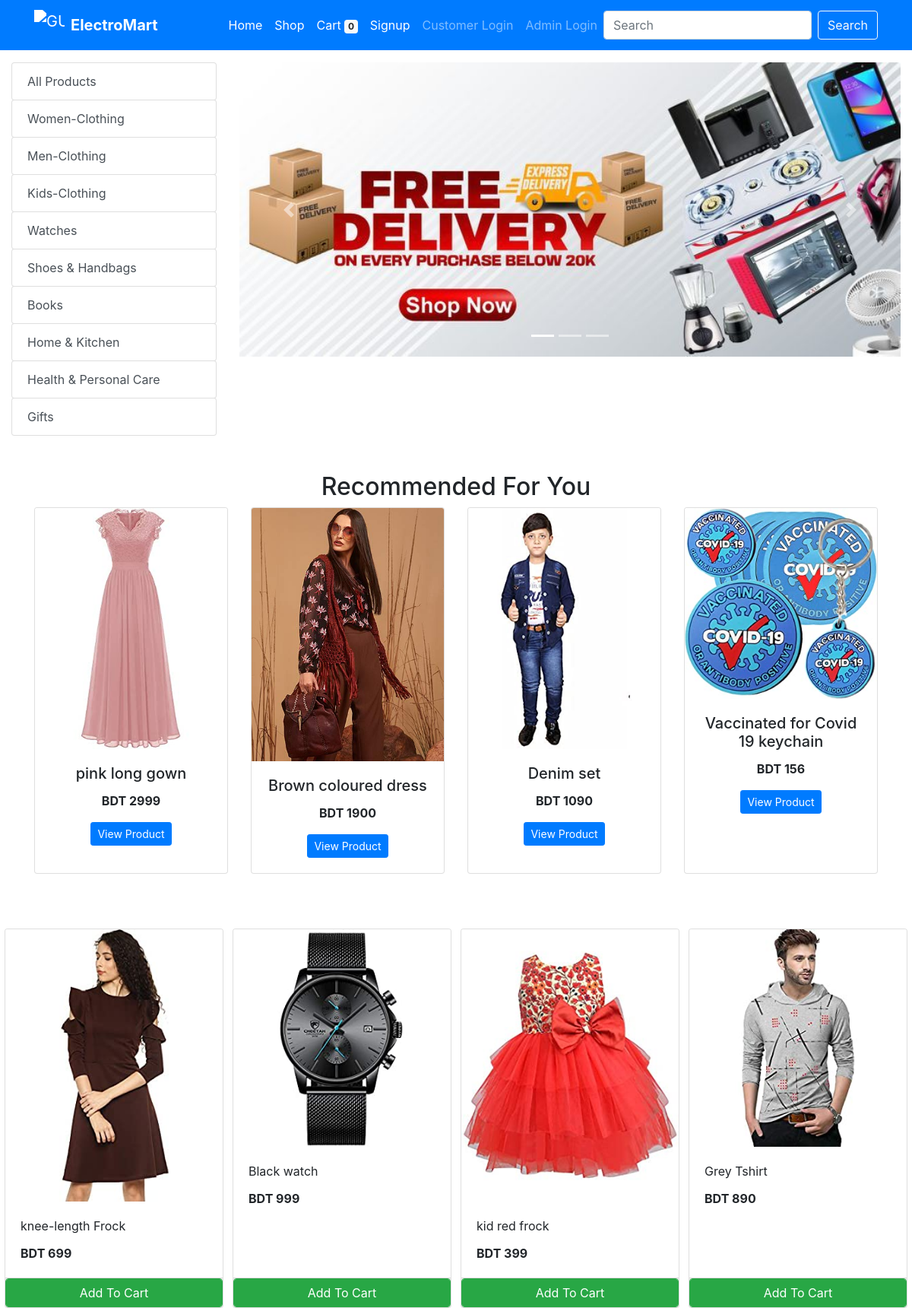
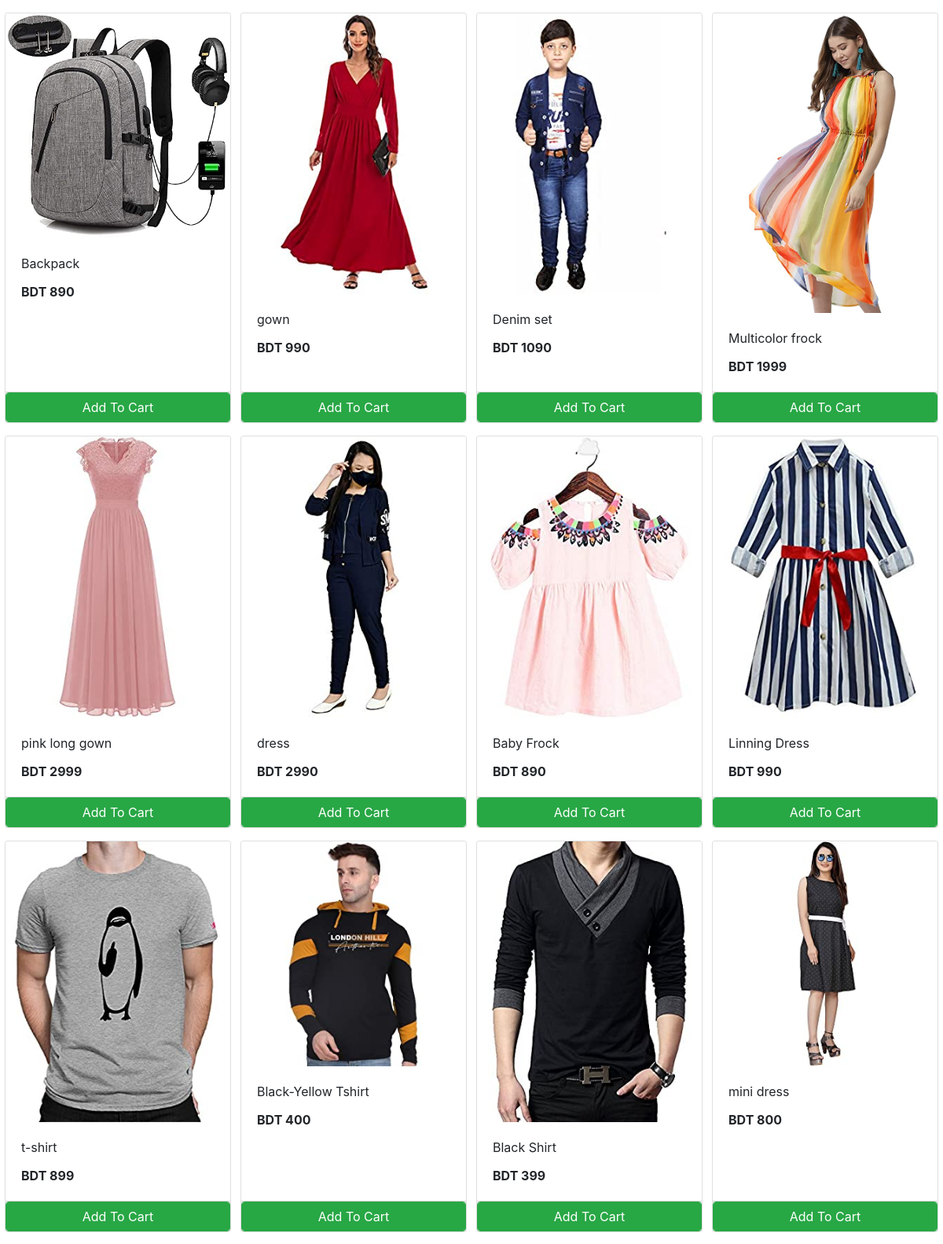
/store/ (upper part), run on the app's committed database (2 pictures, top to bottom).
### store/models/category.py (models this page shows, shortened)
class Category(models.Model):
    name= models.CharField(max_length=50)
    @staticmethod
    def get_all_categories():
        return Category.objects.all()

### store/models/product.py (models this page shows, shortened)
class Products(models.Model):
    size = models.CharField(max_length=20, choices=[('XS', 'XS'), ('S', 'S'), ('M', 'M'), ('L', 'L'), ('XL', 'XL')], default='M')
    color = models.CharField(max_length=20, choices=[('Black', 'Black'), ('White', 'White'), ('Red', 'Red'), ('Blue', 'Blue'), ('Green', 'Green')], default='Black')
    name = models.CharField(max_length=60)
    price= models.IntegerField(default=0)
    category= models.ForeignKey(Category,on_delete=models.CASCADE,default=1 )
    description= models.CharField(max_length=250, default='', blank=True, null= True)
    image= models.ImageField(upload_to='uploads/products/')
    ar_url = models.URLField(max_length=200, blank=True, null=True)
    vr_url = models.URLField(max_length=200, blank=True, null=True)
    has_ar = models.BooleanField(default=False)
    has_vr = models.BooleanField(default=False)
    @staticmethod
    def get_all_products():
        return Products.objects.all()

### store/views/home.py (the view)
# urls.py: path('' , include('store.urls'))
def store(request):
    cart = request.session.get('cart')
    if not cart:
        request.session['cart'] = {}
    products = None
    categories = Category.get_all_categories()
    categoryID = request.GET.get('category')
    if categoryID:
        products = Products.get_all_products_by_categoryid(categoryID)
    else:
        products = Products.get_all_products()
    recommended_products = []
    if request.session.get('customer'):
        customer_id = request.session.get('customer')
        recommended_products = generate_recommendations_for_user(customer_id)
    if not recommended_products:
        recommended_products = Products.objects.all().order_by('?')[:4]
    return render(request, 'index.html', {
        'products': products,
        'categories': categories,
        'recommended_products': recommended_products,
    })

### store/templatetags/cart.py (called while the page is built)
@register.filter (name='is_in_cart')
def is_in_cart(product, cart):
    keys = cart.keys ()
    for id in keys:
        if int (id) == product.id:
            return True
    return False;

### store/templatetags/custom_filter.py (called while the page is built)
@register.filter(name='currency')
def currency(number):
    return f"BDT {number}"

### store/templates/index.html (shortened to what this page needs)
{% extends 'base.html' %}
{% block content %}
{% load cart %}
{% load custom_filter %}
<div class="container-fluid mt-3">
    <div class="row">
        <div class="col-lg-3 mx-auto">
            <div class="list-group">
                <a href="/" class="list-group-item list-group-item-action btn btn-outline-success">All Products</a>
                {% for category in categories %}
                <a href="/?category={{category.id}}" class="list-group-item list-group-item-action btn btn-outline-success">{{category.name}}</a>
                {% endfor %}
            </div>
        </div>
        <div id='slider' class="col-lg-9 mx-auto">
            <div id="carouselExampleIndicators" class="carousel slide" data-ride="carousel">
                <ol class="carousel-indicators">
                    <li data-target="#carouselExampleIndicators" data-slide-to="0" class="active"></li>
                    <li data-target="#carouselExampleIndicators" data-slide-to="1"></li>
                    <li data-target="#carouselExampleIndicators" data-slide-to="2"></li>
                </ol>
                <div class="carousel-inner">
                    <div class="carousel-item active">
                        <img src="/media/uploads/slider/slider-1.jpg" class="d-block w-100" alt="Slider Image 1">
                    </div>
                </div>
                <a class="carousel-control-prev" href="#carouselExampleIndicators" role="button" data-slide="prev">
                    <span class="carousel-control-prev-icon" aria-hidden="true"></span>
                </a>
                <a class="carousel-control-next" href="#carouselExampleIndicators" role="button" data-slide="next">
                    <span class="carousel-control-next-icon" aria-hidden="true"></span>
                </a>
            </div>
        </div>
        {% include 'partials/recommended.html' %}
        <div class="row mx-auto">
            {% for product in products %}
            <div class="card mx-auto mb-3" id="{{product.id}}" style="width: 18rem;">
                <img class="card-img-top" src="{{product.image.url}}" alt="Card image cap">
                <div class="card-body">
                    <p class="card-title">{{product.name}}</p>
                    <p class="card-text"><b>{{product.price|currency}}</b></p>
                </div>
                <div class="card-footer p-0 no-gutters">
                    {% if product|is_in_cart:request.session.cart %}
                    <div class="row no-gutters">
                        <form action="/#{{product.id}}" class="col-2" method="post">
                            {% csrf_token %}
                            <input hidden type="text" name="product" value="{{product.id}}">
                            <input hidden type="text" name="remove" value="True">
                            <input type="submit" value=" - " class="btn btn-block btn-success border-right">
                        </form>
                        <div class="text-center col btn btn-success">{{product|cart_quantity:request.session.cart}} in Cart</div>
                        <form action="/#{{product.id}}" class="col-2" method="post">
                            {% csrf_token %}
                            <input hidden type="text" name="product" value="{{product.id}}">
                            <input type="submit" value=" + " class="btn btn-block btn-success border-left">
                        </form>
                    </div>
                    {% else %}
                    <form action="/#{{product.id}}" method="POST" class="btn-block">
                        <input type="submit" class="float-right btn btn-success form-control" value="Add To Cart">
                    </form>
                    {% endif %}
                </div>
            </div>
            {% endfor %}
        </div>
    </div>
</div>
{% endblock %}

### store/templates/partials/recommended.html
{% load custom_filter %}
{% if recommended_products %}
<div class="container recommended-section my-5">
    <h2 class="text-center">Recommended For You</h2>
    <div class="row">
        {% for product in recommended_products %}
        <div class="col-md-3 mb-4">
            <div class="card h-100">
                <img src="{{ product.image.url }}" class="card-img-top" alt="{{ product.name }}">
                <div class="card-body text-center">
                    <h5 class="card-title">{{ product.name }}</h5>
                    <p class="card-text"><b>{{ product.price|currency }}</b></p>
                    <a href="/product/{{ product.id }}" class="btn btn-primary btn-sm">View Product</a>
                </div>
            </div>
        </div>
        {% endfor %}
    </div>
</div>
{% endif %}

### data on the page
Category: name "Women-Clothing"
Category: name "Men-Clothing"
Category: name "Kids-Clothing"
Category: name "Watches"
Category: name "Shoes & Handbags"
Category: name "Books"
Category: name "Home & Kitchen"
Category: name "Health & Personal Care"
Category: name "Gifts"
Products: image (picture), name "pink long gown", price "BDT 2999"
Products: image (picture), name "Brown coloured dress", price "BDT 1900"
Products: image (picture), name "Denim set", price "BDT 1090"
Products: image (picture), name "Vaccinated for Covid 19 keychain", price "BDT 156"
Products: image (picture), name "knee-length Frock", price "BDT 699"
Products: image (picture), name "Black watch", price "BDT 999"
Products: image (picture), name "kid red frock", price "BDT 399"
Products: image (picture), name "Grey Tshirt", price "BDT 890"
Products: image (picture), name "Backpack", price "BDT 890"
Products: image (picture), name "gown", price "BDT 990"
Products: image (picture), name "Multicolor frock", price "BDT 1999"
Products: image (picture), name "dress", price "BDT 2990"
Products: image (picture), name "Baby Frock", price "BDT 890"
Products: image (picture), name "Linning Dress", price "BDT 990"
Products: image (picture), name "t-shirt", price "BDT 899"
Products: image (picture), name "Black-Yellow Tshirt", price "BDT 400"
Products: image (picture), name "Black Shirt", price "BDT 399"
Products: image (picture), name "mini dress", price "BDT 800"

### other printed values
{{ request.session.cart.keys|length }} "0"
